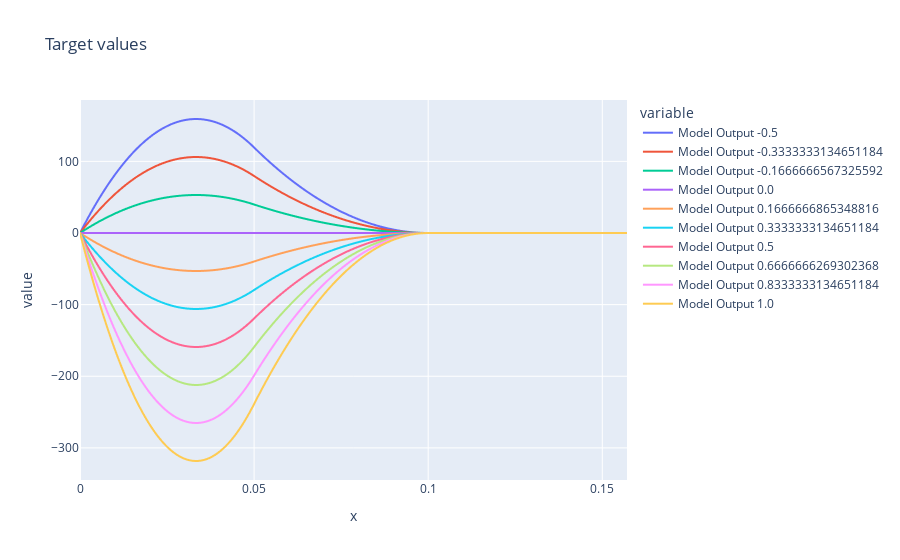

The code cell stored with this chart in its notebook:
### Code cell
px.line(df_target, x='x', y=df_target.columns[1:], title='Target values').show()

### Figure 1 — Plotly figure (JSON) as saved in the notebook; plotly's stock layout.template omitted (floating-point values rounded to 4 significant figures; data arrays with more than 128 entries replaced by an {"elided": "..."} marker saying what was removed)
{"data": [{"hovertemplate": "variable=Model Output -0.5<br>x=%{x}<br>value=%{y}<extra></extra>", "legendgroup": "Model Output -0.5", "line": {"color": "#636efa", "dash": "solid"}, "marker": {"symbol": "circle"}, "mode": "lines", "name": "Model Output -0.5", "showlegend": true, "type": "scattergl", "x": {"elided": "200 float values"}, "xaxis": "x", "y": {"elided": "200 float values"}, "yaxis": "y"}, {"hovertemplate": "variable=Model Output -0.3333333134651184<br>x=%{x}<br>value=%{y}<extra></extra>", "legendgroup": "Model Output -0.3333333134651184", "line": {"color": "#EF553B", "dash": "solid"}, "marker": {"symbol": "circle"}, "mode": "lines", "name": "Model Output -0.3333333134651184", "showlegend": true, "type": "scattergl", "x": {"elided": "200 float values"}, "xaxis": "x", "y": {"elided": "200 float values"}, "yaxis": "y"}, {"hovertemplate": "variable=Model Output -0.1666666567325592<br>x=%{x}<br>value=%{y}<extra></extra>", "legendgroup": "Model Output -0.1666666567325592", "line": {"color": "#00cc96", "dash": "solid"}, "marker": {"symbol": "circle"}, "mode": "lines", "name": "Model Output -0.1666666567325592", "showlegend": true, "type": "scattergl", "x": {"elided": "200 float values"}, "xaxis": "x", "y": {"elided": "200 float values"}, "yaxis": "y"}, {"hovertemplate": "variable=Model Output 0.0<br>x=%{x}<br>value=%{y}<extra></extra>", "legendgroup": "Model Output 0.0", "line": {"color": "#ab63fa", "dash": "solid"}, "marker": {"symbol": "circle"}, "mode": "lines", "name": "Model Output 0.0", "showlegend": true, "type": "scattergl", "x": {"elided": "200 float values"}, "xaxis": "x", "y": {"elided": "200 int values"}, "yaxis": "y"}, {"hovertemplate": "variable=Model Output 0.1666666865348816<br>x=%{x}<br>value=%{y}<extra></extra>", "legendgroup": "Model Output 0.1666666865348816", "line": {"color": "#FFA15A", "dash": "solid"}, "marker": {"symbol": "circle"}, "mode": "lines", "name": "Model Output 0.1666666865348816", "showlegend": true, "type": "scattergl", "x": {"elided": "200 float values"}, "xaxis": "x", "y": {"elided": "200 float values"}, "yaxis": "y"}, {"hovertemplate": "variable=Model Output 0.3333333134651184<br>x=%{x}<br>value=%{y}<extra></extra>", "legendgroup": "Model Output 0.3333333134651184", "line": {"color": "#19d3f3", "dash": "solid"}, "marker": {"symbol": "circle"}, "mode": "lines", "name": "Model Output 0.3333333134651184", "showlegend": true, "type": "scattergl", "x": {"elided": "200 float values"}, "xaxis": "x", "y": {"elided": "200 float values"}, "yaxis": "y"}, {"hovertemplate": "variable=Model Output 0.5<br>x=%{x}<br>value=%{y}<extra></extra>", "legendgroup": "Model Output 0.5", "line": {"color": "#FF6692", "dash": "solid"}, "marker": {"symbol": "circle"}, "mode": "lines", "name": "Model Output 0.5", "showlegend": true, "type": "scattergl", "x": {"elided": "200 float values"}, "xaxis": "x", "y": {"elided": "200 float values"}, "yaxis": "y"}, {"hovertemplate": "variable=Model Output 0.6666666269302368<br>x=%{x}<br>value=%{y}<extra></extra>", "legendgroup": "Model Output 0.6666666269302368", "line": {"color": "#B6E880", "dash": "solid"}, "marker": {"symbol": "circle"}, "mode": "lines", "name": "Model Output 0.6666666269302368", "showlegend": true, "type": "scattergl", "x": {"elided": "200 float values"}, "xaxis": "x", "y": {"elided": "200 float values"}, "yaxis": "y"}, {"hovertemplate": "variable=Model Output 0.8333333134651184<br>x=%{x}<br>value=%{y}<extra></extra>", "legendgroup": "Model Output 0.8333333134651184", "line": {"color": "#FF97FF", "dash": "solid"}, "marker": {"symbol": "circle"}, "mode": "lines", "name": "Model Output 0.8333333134651184", "showlegend": true, "type": "scattergl", "x": {"elided": "200 float values"}, "xaxis": "x", "y": {"elided": "200 float values"}, "yaxis": "y"}, {"hovertemplate": "variable=Model Output 1.0<br>x=%{x}<br>value=%{y}<extra></extra>", "legendgroup": "Model Output 1.0", "line": {"color": "#FECB52", "dash": "solid"}, "marker": {"symbol": "circle"}, "mode": "lines", "name": "Model Output 1.0", "showlegend": true, "type": "scattergl", "x": {"elided": "200 float values"}, "xaxis": "x", "y": {"elided": "200 float values"}, "yaxis": "y"}], "layout": {"legend": {"title": {"text": "variable"}, "tracegroupgap": 0}, "title": {"text": "Target values"}, "xaxis": {"anchor": "y", "domain": [0, 1], "title": {"text": "x"}}, "yaxis": {"anchor": "x", "domain": [0, 1], "title": {"text": "value"}}}}
